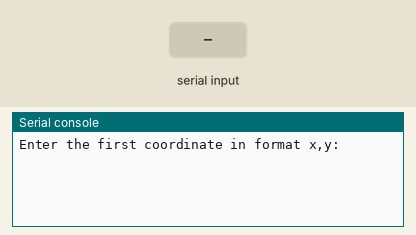
The program below on a simulated Raspberry Pi Pico running CircuitPython. Parts: the last lines printed to the serial console. The test bench sets the inputs (shaded band).

Above: at 1.2 s.
1.3 s: "5" typed at the serial console, then Enter
At 2.5 s:
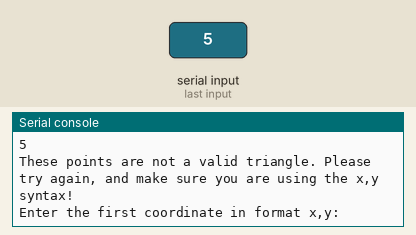
2.8 s: "90" typed at the serial console, then Enter
At 3.9 s:
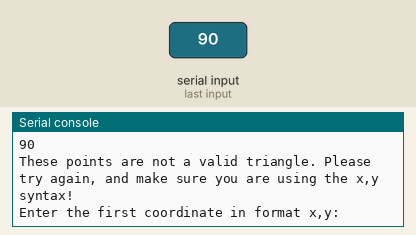

Measured:
- after the input at 1.3 s, the serial console: prints a new line at once (image 1)
- after the input at 2.8 s, the serial console: prints a new line at once (image 2)

The program:

tester.py
```python
# type: ignore
import board
import busio
from adafruit_display_text import label
from adafruit_display_shapes.triangle import Triangle
from adafruit_display_shapes.line import Line
from adafruit_display_shapes.circle import Circle
import adafruit_displayio_ssd1306
import terminalio
import displayio

def triangle_area(x1, y1, x2, y2, x3, y3):  #defines a function for triangle area that takes six inputs
    total = (x1 * (y2 - y3) + x2 * (y3 - y1) + x3 * (y1 - y2)) / 2 #the math behind the function, using the six inputs
    return abs(total)   #returns absolute value of previous math

displayio.release_displays()

sda_pin = board.GP16
scl_pin = board.GP17
i2c = busio.I2C(scl_pin, sda_pin)       #sets up i2c connection

display_bus = displayio.I2CDisplay(i2c, device_address=0x3d, reset=board.GP0)   #sets up oled screen with i2c communication
display = adafruit_displayio_ssd1306.SSD1306(display_bus, width=128, height=64)

while True:
    try:        #tries this code, runs normally with no errors
        print("Enter the first coordinate in format x,y:")
        first = input()             #takes first input/coordinate
        first = first.split(",")    #splits input at the comma, separating into x and y
        x1 = int(first[0])    #calls on first value (x)
        y1 = int(first [1])   #calls on second value (y)
        print("Enter the second coordinate in format x,y:")
        second = input()
        second = second.split(",")
        x2 = int(second[0])
        y2 = int(second [1])
        print("Enter the third coordinate in format x,y:")
        third = input()
        third = third.split(",")
        x3 = int(third[0])
        y3 = int(third [1])

        area = triangle_area(x1, y1, x2, y2, x3, y3)    #calls on triangle area function using the recorded inputs
        print(f"The area of the triangle with vertices ({first[0]},{first[1]}), ({second[0]},{second[1]}), and ({third[0]},{third[1]}) is {area} square km.")
        splash = displayio.Group()
        title = f"{area}km^2"       #shows area of triangle at the top
        text_area = label.Label(terminalio.FONT, text=title, color=0xFFFF00, x=5, y=5)
        hline = Line(0,32,128,32, color=0xFFFF00)   #horizontal line
        vline = Line(64,0,64,64, color=0xFFFF00)    #vertical line
        circle = Circle(64, 32, 2, outline=0xFFFF00)    #circle in the center
        triangle = Triangle(x1 + 64, 32 - y1, x2 + 64, 32 - y2, x3 + 64, 32 - y3, outline=0xFFFF00) #triangle, based on input coordinates
        splash.append(triangle)
        splash.append(circle)
        splash.append(hline)
        splash.append(vline)
        splash.append(text_area)
        display.show(splash)
    except:     #if there's an error, skips to this step and restarts the while True loop
        print("These points are not a valid triangle. Please try again, and make sure you are using the x,y syntax!")
```
